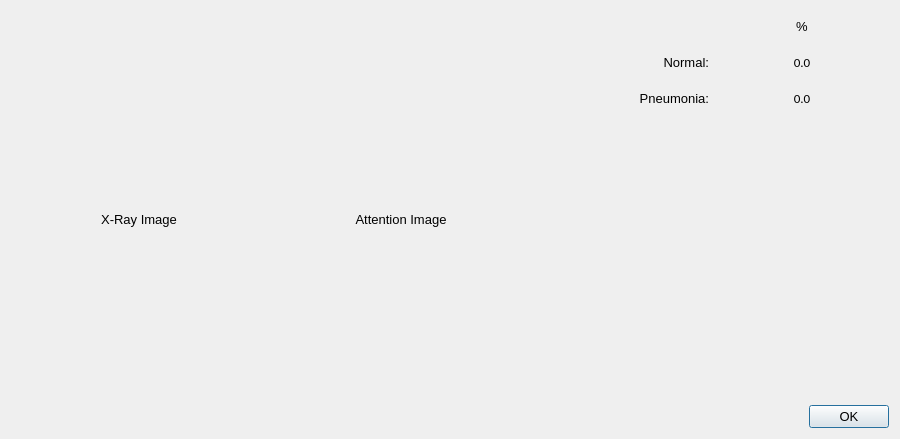
<?xml version="1.0" encoding="UTF-8"?>
<ui version="4.0">
 <class>ImageDialog</class>
 <widget class="QDialog" name="ImageDialog">
  <property name="geometry">
   <rect>
    <x>0</x>
    <y>0</y>
    <width>900</width>
    <height>439</height>
   </rect>
  </property>
  <property name="windowTitle">
   <string>Dialog</string>
  </property>
  <layout class="QHBoxLayout" name="horizontalLayout_2">
   <item>
    <layout class="QHBoxLayout" name="horizontalLayout">
     <item>
      <widget class="QLabel" name="srcImageLabel">
       <property name="sizePolicy">
        <sizepolicy hsizetype="Preferred" vsizetype="Preferred">
         <horstretch>0</horstretch>
         <verstretch>0</verstretch>
        </sizepolicy>
       </property>
       <property name="minimumSize">
        <size>
         <width>256</width>
         <height>256</height>
        </size>
       </property>
       <property name="font">
        <font>
         <family>Tahoma</family>
         <pointsize>10</pointsize>
        </font>
       </property>
       <property name="text">
        <string>X-Ray Image</string>
       </property>
       <property name="scaledContents">
        <bool>true</bool>
       </property>
       <property name="alignment">
        <set>Qt::AlignCenter</set>
       </property>
      </widget>
     </item>
     <item>
      <widget class="QLabel" name="attentionImageLabel">
       <property name="sizePolicy">
        <sizepolicy hsizetype="Preferred" vsizetype="Preferred">
         <horstretch>0</horstretch>
         <verstretch>0</verstretch>
        </sizepolicy>
       </property>
       <property name="minimumSize">
        <size>
         <width>256</width>
         <height>256</height>
        </size>
       </property>
       <property name="font">
        <font>
         <family>Tahoma</family>
         <pointsize>10</pointsize>
        </font>
       </property>
       <property name="text">
        <string>Attention Image</string>
       </property>
       <property name="scaledContents">
        <bool>true</bool>
       </property>
       <property name="alignment">
        <set>Qt::AlignCenter</set>
       </property>
      </widget>
     </item>
    </layout>
   </item>
   <item>
    <layout class="QVBoxLayout" name="verticalLayout">
     <item>
      <layout class="QGridLayout" name="gridLayout">
       <item row="0" column="1" alignment="Qt::AlignHCenter|Qt::AlignVCenter">
        <widget class="QLabel" name="label_6">
         <property name="minimumSize">
          <size>
           <width>0</width>
           <height>30</height>
          </size>
         </property>
         <property name="font">
          <font>
           <family>Tahoma</family>
           <pointsize>10</pointsize>
          </font>
         </property>
         <property name="text">
          <string>%</string>
         </property>
        </widget>
       </item>
       <item row="1" column="0" alignment="Qt::AlignRight">
        <widget class="QLabel" name="label_3">
         <property name="minimumSize">
          <size>
           <width>150</width>
           <height>30</height>
          </size>
         </property>
         <property name="font">
          <font>
           <family>Tahoma</family>
           <pointsize>10</pointsize>
          </font>
         </property>
         <property name="text">
          <string>Normal:</string>
         </property>
         <property name="alignment">
          <set>Qt::AlignRight|Qt::AlignTrailing|Qt::AlignVCenter</set>
         </property>
        </widget>
       </item>
       <item row="1" column="1" alignment="Qt::AlignHCenter">
        <widget class="QLabel" name="normalLabel">
         <property name="minimumSize">
          <size>
           <width>150</width>
           <height>30</height>
          </size>
         </property>
         <property name="font">
          <font>
           <family>Calibri</family>
           <pointsize>10</pointsize>
          </font>
         </property>
         <property name="text">
          <string>0.0</string>
         </property>
         <property name="alignment">
          <set>Qt::AlignCenter</set>
         </property>
        </widget>
       </item>
       <item row="2" column="0" alignment="Qt::AlignRight">
        <widget class="QLabel" name="label_2">
         <property name="minimumSize">
          <size>
           <width>150</width>
           <height>30</height>
          </size>
         </property>
         <property name="font">
          <font>
           <family>Tahoma</family>
           <pointsize>10</pointsize>
          </font>
         </property>
         <property name="text">
          <string>Pneumonia:</string>
         </property>
         <property name="alignment">
          <set>Qt::AlignRight|Qt::AlignTrailing|Qt::AlignVCenter</set>
         </property>
        </widget>
       </item>
       <item row="2" column="1" alignment="Qt::AlignHCenter">
        <widget class="QLabel" name="pneumoniaLabel">
         <property name="minimumSize">
          <size>
           <width>150</width>
           <height>30</height>
          </size>
         </property>
         <property name="font">
          <font>
           <family>Calibri</family>
           <pointsize>10</pointsize>
          </font>
         </property>
         <property name="text">
          <string>0.0</string>
         </property>
         <property name="alignment">
          <set>Qt::AlignCenter</set>
         </property>
        </widget>
       </item>
      </layout>
     </item>
     <item>
      <spacer name="verticalSpacer">
       <property name="orientation">
        <enum>Qt::Vertical</enum>
       </property>
       <property name="sizeHint" stdset="0">
        <size>
         <width>20</width>
         <height>40</height>
        </size>
       </property>
      </spacer>
     </item>
     <item alignment="Qt::AlignRight">
      <widget class="QPushButton" name="okButton">
       <property name="font">
        <font>
         <family>Tahoma</family>
         <pointsize>10</pointsize>
        </font>
       </property>
       <property name="text">
        <string>OK</string>
       </property>
      </widget>
     </item>
    </layout>
   </item>
  </layout>
 </widget>
 <resources/>
 <connections>
  <connection>
   <sender>okButton</sender>
   <signal>clicked()</signal>
   <receiver>ImageDialog</receiver>
   <slot>accept()</slot>
   <hints>
    <hint type="sourcelabel">
     <x>841</x>
     <y>411</y>
    </hint>
    <hint type="destinationlabel">
     <x>449</x>
     <y>219</y>
    </hint>
   </hints>
  </connection>
 </connections>
</ui>
